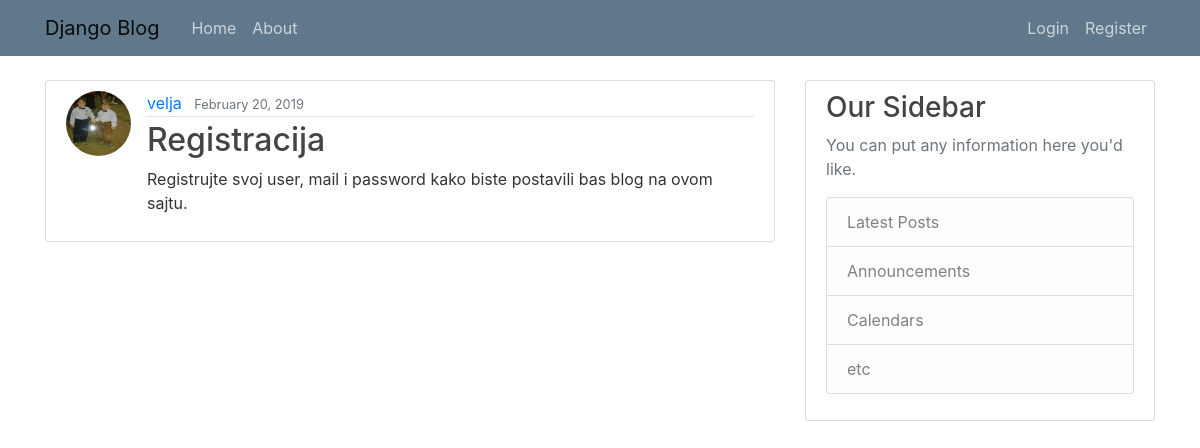
Screenshot of /post/12/ with the database file from the repository.
### blog/models.py (models this page shows, shortened)
class Post(models.Model):
    title = models.CharField(max_length=100)
    content = models.TextField()
    date_posted = models.DateTimeField(default=timezone.now)
    author = models.ForeignKey(User, on_delete=models.CASCADE)

### users/models.py (models this page shows, shortened)
class Profile(models.Model):
    user = models.OneToOneField(User, on_delete=models.CASCADE)
    image = models.ImageField(default='default.jpg', upload_to='profile_pics')

### blog/views.py (the view)
# urls.py: path('post/<int:pk>/', PostDetailView.as_view(), name="post-detail"),
class PostDetailView(DetailView):
    model = Post

### blog/templates/blog/post_detail.html (shortened to what this page needs)
{% extends "blog/base.html" %}
{% block content %}
    <article class="media content-section">
      <img class="rounded-circle article-img" src="{{ object.author.profile.image.url}}">
        <div class="media-body">
          <div class="article-metadata">
            <a class="mr-2" href="#">{{ object.author }}</a>
            <small class="text-muted">{{ object.date_posted|date:"F d, Y" }}</small>
          </div>
          <h2 class="article-title">{{ object.title }}</h2>
          <p class="article-content">{{ object.content }}</p>
        </div>
    </article>
{% endblock content %}

### blog/static/blog/main.css (style rules this page uses)
body { background: #ffffff; color: #333333; margin-top: 5rem; }
h1, h2, h3, h4, h5, h6 { color: #444444; }
.content-section { background: #ffffff; padding: 10px 20px; border: 1px solid #dddddd; border-radius: 3px; margin-bottom: 20px; }
.article-title { color: #444444; }
.article-content { white-space: pre-line; }
.article-img { height: 65px; width: 65px; margin-right: 16px; }
.article-metadata { padding-bottom: 1px; margin-bottom: 4px; border-bottom: 1px solid #e3e3e3 }

### rows the page displays
Post: author.profile.image (picture), author "velja", date_posted "February 20, 2019", title "Registracija", content "Registrujte svoj user, mail i password kako biste postavili bas blog na ovom sajtu."
